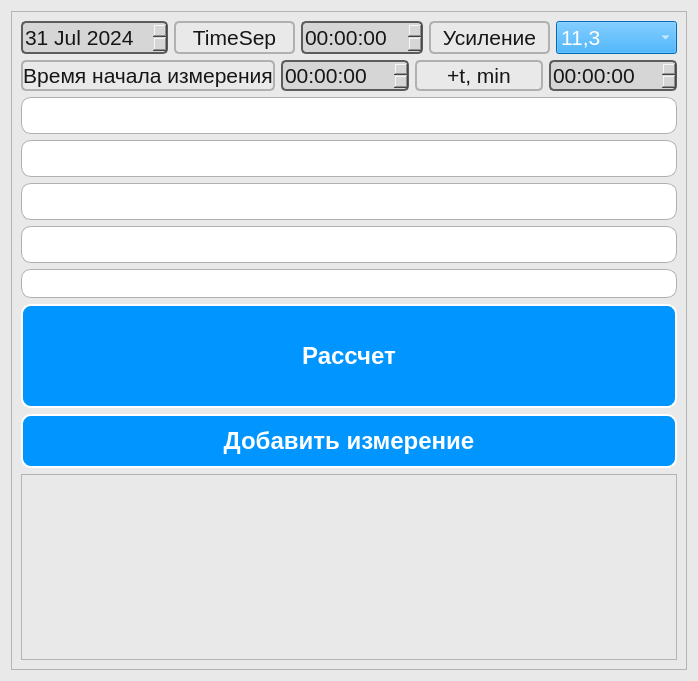
<?xml version="1.0" encoding="UTF-8"?>
<ui version="4.0">
 <class>Dialog</class>
 <widget class="QDialog" name="Dialog">
  <property name="geometry">
   <rect>
    <x>0</x>
    <y>0</y>
    <width>698</width>
    <height>681</height>
   </rect>
  </property>
  <property name="windowTitle">
   <string>Dialog</string>
  </property>
  <property name="styleSheet">
   <string notr="true">background-color: #E9E9E9;</string>
  </property>
  <layout class="QGridLayout" name="gridLayout_2">
   <item row="0" column="0">
    <widget class="QFrame" name="frame">
     <property name="frameShape">
      <enum>QFrame::Shape::StyledPanel</enum>
     </property>
     <property name="frameShadow">
      <enum>QFrame::Shadow::Raised</enum>
     </property>
     <layout class="QVBoxLayout" name="verticalLayout">
      <item>
       <layout class="QHBoxLayout" name="horizontalLayout">
        <item>
         <widget class="QDateEdit" name="date_dozc_day">
          <property name="enabled">
           <bool>true</bool>
          </property>
          <property name="maximumSize">
           <size>
            <width>250</width>
            <height>80</height>
           </size>
          </property>
          <property name="styleSheet">
           <string notr="true">font: 16pt;
background-color: #D6D6D6;
color: #151716;
border: 2px solid #5c5c5c;
border-radius: 5px;

</string>
          </property>
          <property name="dateTime">
           <datetime>
            <hour>18</hour>
            <minute>0</minute>
            <second>0</second>
            <year>2024</year>
            <month>7</month>
            <day>31</day>
           </datetime>
          </property>
          <property name="currentSection">
           <enum>QDateTimeEdit::Section::DaySection</enum>
          </property>
         </widget>
        </item>
        <item>
         <widget class="QLabel" name="label_dozc_timsep">
          <property name="maximumSize">
           <size>
            <width>250</width>
            <height>80</height>
           </size>
          </property>
          <property name="styleSheet">
           <string notr="true">font: 16pt;

color: #151716;;
border-radius: 5px;
border: 2px solid #B0B0B0;</string>
          </property>
          <property name="text">
           <string>TimeSep</string>
          </property>
          <property name="alignment">
           <set>Qt::AlignmentFlag::AlignCenter</set>
          </property>
         </widget>
        </item>
        <item>
         <widget class="QTimeEdit" name="timeEdit_dozc_timesep">
          <property name="maximumSize">
           <size>
            <width>250</width>
            <height>80</height>
           </size>
          </property>
          <property name="styleSheet">
           <string notr="true">font: 16pt;
background-color: #D6D6D6;
color: #151716;
border: 2px solid #5c5c5c;
border-radius: 5px;
</string>
          </property>
          <property name="keyboardTracking">
           <bool>true</bool>
          </property>
          <property name="currentSection">
           <enum>QDateTimeEdit::Section::MinuteSection</enum>
          </property>
         </widget>
        </item>
        <item>
         <widget class="QLabel" name="label_dozc_usil">
          <property name="maximumSize">
           <size>
            <width>250</width>
            <height>80</height>
           </size>
          </property>
          <property name="styleSheet">
           <string notr="true">font: 16pt;
color: #151716;;
border-radius: 5px;
border: 2px solid #B0B0B0;</string>
          </property>
          <property name="text">
           <string>Усиление</string>
          </property>
          <property name="textFormat">
           <enum>Qt::TextFormat::AutoText</enum>
          </property>
          <property name="alignment">
           <set>Qt::AlignmentFlag::AlignCenter</set>
          </property>
         </widget>
        </item>
        <item>
         <widget class="QComboBox" name="comboBox_dozc_usil">
          <property name="maximumSize">
           <size>
            <width>200</width>
            <height>80</height>
           </size>
          </property>
          <property name="styleSheet">
           <string notr="true">QComboBox{
font-size: 16pt;
color: #FFFFFF;}

QComboBox {
background-color: #0095FF}

QComboBox:item{
color: FFFFF:}
</string>
          </property>
          <item>
           <property name="text">
            <string>11,3</string>
           </property>
          </item>
          <item>
           <property name="text">
            <string>11,5</string>
           </property>
          </item>
         </widget>
        </item>
       </layout>
      </item>
      <item>
       <layout class="QHBoxLayout" name="horizontalLayout_4">
        <item>
         <widget class="QLabel" name="label_dozc_timestart">
          <property name="maximumSize">
           <size>
            <width>350</width>
            <height>100</height>
           </size>
          </property>
          <property name="styleSheet">
           <string notr="true">font: 16pt;

color: #151716;;
border-radius: 5px;
border: 2px solid #B0B0B0;</string>
          </property>
          <property name="text">
           <string>Время начала измерения</string>
          </property>
          <property name="alignment">
           <set>Qt::AlignmentFlag::AlignCenter</set>
          </property>
         </widget>
        </item>
        <item>
         <widget class="QTimeEdit" name="timeEdit_dozc_timestart">
          <property name="maximumSize">
           <size>
            <width>250</width>
            <height>100</height>
           </size>
          </property>
          <property name="styleSheet">
           <string notr="true">font: 16pt;
background-color: #D6D6D6;
color: #151716;
border: 2px solid #5c5c5c;
border-radius: 5px;

</string>
          </property>
         </widget>
        </item>
        <item>
         <widget class="QLabel" name="label_dozc_timeplus">
          <property name="maximumSize">
           <size>
            <width>250</width>
            <height>100</height>
           </size>
          </property>
          <property name="styleSheet">
           <string notr="true">font: 16pt;

color: #151716;;
border-radius: 5px;
border: 2px solid #B0B0B0;</string>
          </property>
          <property name="text">
           <string>+t, min</string>
          </property>
          <property name="alignment">
           <set>Qt::AlignmentFlag::AlignCenter</set>
          </property>
         </widget>
        </item>
        <item>
         <widget class="QTimeEdit" name="timeEdit_dozc_timeplus">
          <property name="maximumSize">
           <size>
            <width>250</width>
            <height>100</height>
           </size>
          </property>
          <property name="styleSheet">
           <string notr="true">font: 16pt;
background-color: #D6D6D6;
color: #151716;
border: 2px solid #5c5c5c;
border-radius: 5px;

</string>
          </property>
          <property name="currentSection">
           <enum>QDateTimeEdit::Section::HourSection</enum>
          </property>
         </widget>
        </item>
       </layout>
      </item>
      <item>
       <layout class="QGridLayout" name="gridLayout">
        <item row="5" column="0">
         <widget class="QLineEdit" name="lineEdit_dozc_data_5">
          <property name="styleSheet">
           <string notr="true">font: 16pt;
color: #151716;
background-color: #FFFFFF;
border-radius: 10px;
border: 1px solid #B0B0B0;</string>
          </property>
         </widget>
        </item>
        <item row="8" column="0">
         <widget class="QTableView" name="tableView_dozcalc_result">
          <property name="maximumSize">
           <size>
            <width>16777215</width>
            <height>250</height>
           </size>
          </property>
          <property name="styleSheet">
           <string notr="true"/>
          </property>
         </widget>
        </item>
        <item row="4" column="0">
         <widget class="QLineEdit" name="lineEdit_dozc_data_4">
          <property name="styleSheet">
           <string notr="true">font: 16pt;
color: #151716;
background-color: #FFFFFF;
border-radius: 10px;
border: 1px solid #B0B0B0;
height: 35px;</string>
          </property>
          <property name="alignment">
           <set>Qt::AlignmentFlag::AlignCenter</set>
          </property>
         </widget>
        </item>
        <item row="1" column="0">
         <widget class="QLineEdit" name="lineEdit_dozc_data_1">
          <property name="styleSheet">
           <string notr="true">font: 16pt;
color: #151716;
background-color: #FFFFFF;
border-radius: 10px;
border: 1px solid #B0B0B0;
height: 35px;</string>
          </property>
          <property name="text">
           <string/>
          </property>
          <property name="alignment">
           <set>Qt::AlignmentFlag::AlignCenter</set>
          </property>
         </widget>
        </item>
        <item row="3" column="0">
         <widget class="QLineEdit" name="lineEdit_dozc_data_3">
          <property name="styleSheet">
           <string notr="true">font: 16pt;
color: #151716;
background-color: #FFFFFF;
border-radius: 10px;
border: 1px solid #B0B0B0;
height: 35px;</string>
          </property>
          <property name="alignment">
           <set>Qt::AlignmentFlag::AlignCenter</set>
          </property>
         </widget>
        </item>
        <item row="6" column="0">
         <widget class="QPushButton" name="pushButton_dozc_calc">
          <property name="layoutDirection">
           <enum>Qt::LayoutDirection::LeftToRight</enum>
          </property>
          <property name="styleSheet">
           <string notr="true">QPushButton{ 
background-color: #0095FF;
font: 18pt;
font-weight: bold;
color: #FFFFFF;
border-radius: 10px;
font-color: #151716;
border: 2px solid #FFFFFF;
width: 400px;
height: 100px
}

QPushButton:hover { 
background-color: rgba(0,149,255, 100);
}
QPushButton:pressed { 
background-color:  rgba(0,149,255, 70);
}
</string>
          </property>
          <property name="text">
           <string>Рассчет</string>
          </property>
         </widget>
        </item>
        <item row="2" column="0">
         <widget class="QLineEdit" name="lineEdit_dozc_data_2">
          <property name="styleSheet">
           <string notr="true">font: 16pt;
color: #151716;
background-color: #FFFFFF;
border-radius: 10px;
border: 1px solid #B0B0B0;
height: 35px;</string>
          </property>
          <property name="alignment">
           <set>Qt::AlignmentFlag::AlignCenter</set>
          </property>
         </widget>
        </item>
        <item row="7" column="0">
         <widget class="QPushButton" name="pushButton_dozc_addline">
          <property name="styleSheet">
           <string notr="true">QPushButton{ 
background-color: #0095FF;
font: 18pt;
font-weight: bold;
color: #FFFFFF;
border-radius: 10px;
font-color: #151716;
border: 2px solid #FFFFFF;
width: 400px;
height: 50px;
}

QPushButton:hover { 
background-color: rgba(0,149,255, 100);
}
QPushButton:pressed { 
background-color:  rgba(0,149,255, 70);
}
</string>
          </property>
          <property name="text">
           <string>Добавить измерение</string>
          </property>
         </widget>
        </item>
       </layout>
      </item>
     </layout>
    </widget>
   </item>
  </layout>
 </widget>
 <resources/>
 <connections/>
</ui>
